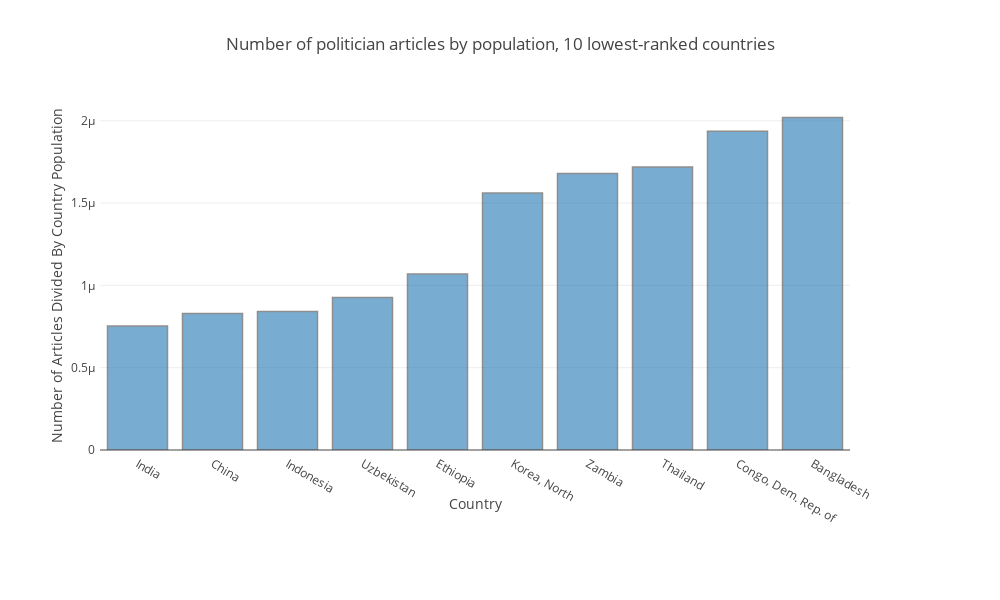

The cell this chart's notebook holds for it:
### Markdown cell above
Use plotly to make visualization to present the above information.

### Code cell
trace1 = go.Bar(
    x=bottom_article_by_population.country,
    y=bottom_article_by_population.article_by_population,
    marker=dict(
#         color='rgb(158,202,225)',
        line=dict(
#             color='rgb(8,48,107)',
            width=1.5,
        )
    ),
    opacity=0.6
)

data = [trace1]
layout = go.Layout(
    title='Number of politician articles by population, 10 lowest-ranked countries',
    height= 600, width = 1000,
        margin=go.Margin(
        l=100,
        r=150,
        b=150,
        t=100,
        pad=4
    ),
    xaxis = dict(title = 'Country'),
    yaxis = dict(title = 'Number of Articles Divided By Country Population'),
)

fig = go.Figure(data=data, layout=layout)
# Show image in jupyter notebook
plotly.offline.iplot(fig, filename='LowestCountryArticlebyPopulation')

# Save the image
plotly.plotly.image.save_as(fig, filename='LowestCountryArticlebyPopulation.png')

### Figure 1 — Plotly figure (JSON) as saved in the notebook; plotly's stock layout.template omitted (floating-point values rounded to 4 significant figures)
{"data": [{"marker": {"line": {"width": 1.5}}, "opacity": 0.6, "type": "bar", "x": ["India", "China", "Indonesia", "Uzbekistan", "Ethiopia", "Korea, North", "Zambia", "Thailand", "Congo, Dem. Rep. of", "Bangladesh"], "y": [7.534e-07, 8.295e-07, 8.407e-07, 9.268e-07, 1.07e-06, 1.561e-06, 1.68e-06, 1.72e-06, 1.936e-06, 2.02e-06]}], "layout": {"height": 600, "margin": {"b": 150, "l": 100, "pad": 4, "r": 150, "t": 100}, "title": "Number of politician articles by population, 10 lowest-ranked countries", "width": 1000, "xaxis": {"title": "Country"}, "yaxis": {"title": "Number of Articles Divided By Country Population"}}}
